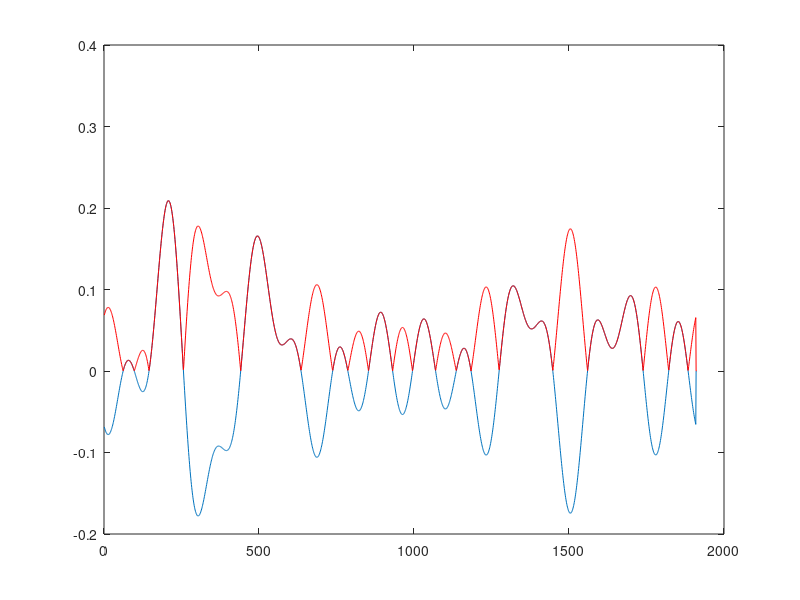
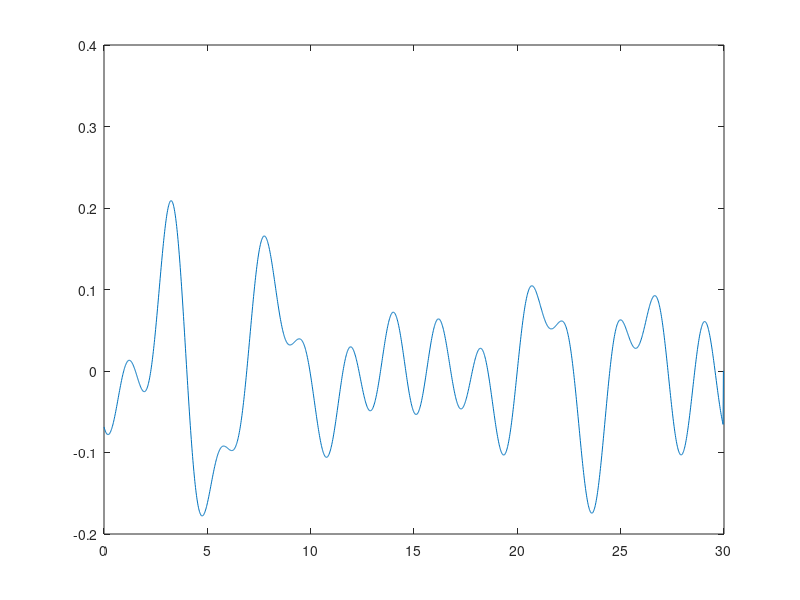

Here is the MATLAB script that generated these plots, in order:
%Create random trace to initialise AI learning
close all
clear all
load('InputRundata3.mat','Unewds','Timesteps');
pkg load signal

t=Timesteps';%(0.0:timeStep:endTime-delay)';
U=cell2mat(Unewds)';
figure
plot(U);hold on;plot(abs(U),'r');
U=num2cell(U);
t=num2cell(t);
Output=[cell2mat(t),cell2mat(U),zeros(size(cell2mat(U))),zeros(size(cell2mat(U))) ];
figure
plot(cell2mat(t),cell2mat(U))
fid = fopen('Wavemaker.dat', 'w');
fprintf(fid,'%i\n', size(t,1));
fprintf(fid,'(\n')
fprintf(fid,'(%f ( %f %f %f ))\n',Output' )
fprintf(fid,')\n')
fclose(fid)
save('-V7','Initialwavemakerinput.mat','t','U')
